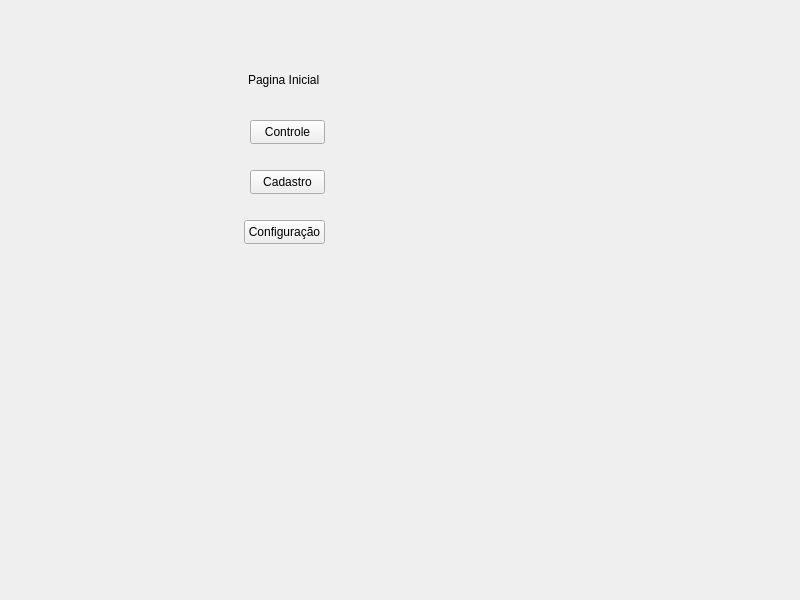
<?xml version="1.0" encoding="UTF-8"?>
<ui version="4.0">
 <class>MainWindow</class>
 <widget class="QMainWindow" name="MainWindow">
  <property name="geometry">
   <rect>
    <x>0</x>
    <y>0</y>
    <width>800</width>
    <height>600</height>
   </rect>
  </property>
  <property name="windowTitle">
   <string>MainWindow</string>
  </property>
  <widget class="QWidget" name="centralwidget">
   <widget class="QStackedWidget" name="PaginaInicial">
    <property name="geometry">
     <rect>
      <x>140</x>
      <y>40</y>
      <width>311</width>
      <height>331</height>
     </rect>
    </property>
    <property name="currentIndex">
     <number>0</number>
    </property>
    <widget class="QWidget" name="paginaInicial">
     <widget class="QLabel" name="label">
      <property name="geometry">
       <rect>
        <x>108</x>
        <y>30</y>
        <width>71</width>
        <height>20</height>
       </rect>
      </property>
      <property name="text">
       <string>Pagina Inicial</string>
      </property>
     </widget>
     <widget class="QPushButton" name="botao_controle">
      <property name="geometry">
       <rect>
        <x>110</x>
        <y>80</y>
        <width>75</width>
        <height>24</height>
       </rect>
      </property>
      <property name="text">
       <string>Controle</string>
      </property>
     </widget>
     <widget class="QPushButton" name="botao_cadastro">
      <property name="geometry">
       <rect>
        <x>110</x>
        <y>130</y>
        <width>75</width>
        <height>24</height>
       </rect>
      </property>
      <property name="text">
       <string>Cadastro</string>
      </property>
     </widget>
     <widget class="QPushButton" name="botao_config">
      <property name="geometry">
       <rect>
        <x>104</x>
        <y>180</y>
        <width>81</width>
        <height>24</height>
       </rect>
      </property>
      <property name="text">
       <string>Configuração</string>
      </property>
     </widget>
    </widget>
    <widget class="QWidget" name="pagina">
     <widget class="QPushButton" name="pushButton">
      <property name="geometry">
       <rect>
        <x>210</x>
        <y>270</y>
        <width>75</width>
        <height>24</height>
       </rect>
      </property>
      <property name="text">
       <string>Voltar</string>
      </property>
     </widget>
    </widget>
   </widget>
  </widget>
 </widget>
 <resources/>
 <connections/>
</ui>
